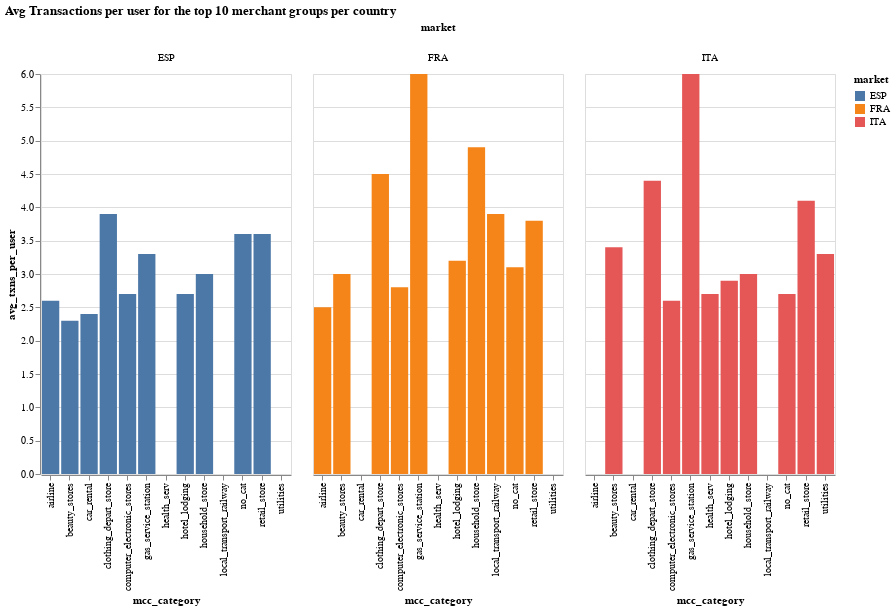

The notebook cell this image was saved under:
### Markdown cell above
After identifying the top 10 merchant groups in each country based on the volume of transactions, we will look into these on the user/ transaction level:
 - As for the average number of transactions per user for the top 10 groups, the gas service station group is the highest one in France  and Italy, with an average of 6 transactions for both of them, and clothing department store leads in Spain (with 3.9 transactions per user).
 - In regards to the average volume per transaction, airline is on top for France (with 178€ per transaction), hotel lodging leads in Italy (with 152€ on average), and car rental has the highest average in Spain (173€).

### Code cell
af.column_multi(
    mcc_cat_top10_df,
    "market:N",
    "mcc_category:N",
    "avg_txns_per_user:Q",
    "market:N",
    250,
    400,
    "x",
).properties(
    title="Avg Transactions per user for the top 10 merchant groups per country"
)

### Figure 1 — Vega-Lite specification as saved in the notebook (floating-point values rounded to 4 significant figures)
{"config": {"view": {"continuousWidth": 400, "continuousHeight": 300}}, "data": {"name": "data-2e4af57509a6ee7ec1fdbe221481dfbe"}, "mark": "bar", "encoding": {"color": {"type": "nominal", "field": "market"}, "column": {"type": "nominal", "field": "market"}, "tooltip": {"type": "quantitative", "field": "avg_txns_per_user"}, "x": {"type": "nominal", "field": "mcc_category", "sort": "x"}, "y": {"type": "quantitative", "field": "avg_txns_per_user"}}, "height": 400, "title": "Avg Transactions per user for the top 10 merchant groups per country", "width": 250, "$schema": "https://vega.github.io/schema/vega-lite/v4.8.1.json", "datasets": {"data-2e4af57509a6ee7ec1fdbe221481dfbe": [{"market": "ITA", "mcc_category": "clothing_depart_store", "total_txn_volume_m€": 36880000.0, "avg_volume_per_user": 497.1, "avg_txns_per_user": 4.4, "avg_volume_per_txn": 112.0}, {"market": "ITA", "mcc_category": "retail_store", "total_txn_volume_m€": 28010000.0, "avg_volume_per_user": 459.1, "avg_txns_per_user": 4.1, "avg_volume_per_txn": 113.0}, {"market": "ITA", "mcc_category": "gas_service_station", "total_txn_volume_m€": 23000000.0, "avg_volume_per_user": 570.0, "avg_txns_per_user": 6.0, "avg_volume_per_txn": 94.0}, {"market": "ITA", "mcc_category": "hotel_lodging", "total_txn_volume_m€": 13970000.0, "avg_volume_per_user": 441.2, "avg_txns_per_user": 2.9, "avg_volume_per_txn": 152.0}, {"market": "ITA", "mcc_category": "utilities", "total_txn_volume_m€": 13390000.0, "avg_volume_per_user": 484.0, "avg_txns_per_user": 3.3, "avg_volume_per_txn": 146.0}, {"market": "ITA", "mcc_category": "household_store", "total_txn_volume_m€": 13340000.0, "avg_volume_per_user": 394.5, "avg_txns_per_user": 3.0, "avg_volume_per_txn": 132.0}, {"market": "ITA", "mcc_category": "no_cat", "total_txn_volume_m€": 12170000.0, "avg_volume_per_user": 353.8, "avg_txns_per_user": 2.7, "avg_volume_per_txn": 132.0}, {"market": "ITA", "mcc_category": "computer_electronic_stores", "total_txn_volume_m€": 6681000.0, "avg_volume_per_user": 391.3, "avg_txns_per_user": 2.6, "avg_volume_per_txn": 149.0}, {"market": "ITA", "mcc_category": "health_serv", "total_txn_volume_m€": 6407000.0, "avg_volume_per_user": 337.4, "avg_txns_per_user": 2.7, "avg_volume_per_txn": 123.0}, {"market": "ITA", "mcc_category": "beauty_stores", "total_txn_volume_m€": 5163000.0, "avg_volume_per_user": 321.6, "avg_txns_per_user": 3.4, "avg_volume_per_txn": 95.0}, {"market": "FRA", "mcc_category": "household_store", "total_txn_volume_m€": 46060000.0, "avg_volume_per_user": 565.4, "avg_txns_per_user": 4.9, "avg_volume_per_txn": 115.0}, {"market": "FRA", "mcc_category": "gas_service_station", "total_txn_volume_m€": 44630000.0, "avg_volume_per_user": 676.6, "avg_txns_per_user": 6.0, "avg_volume_per_txn": 113.0}, {"market": "FRA", "mcc_category": "clothing_depart_store", "total_txn_volume_m€": 43670000.0, "avg_volume_per_user": 541.5, "avg_txns_per_user": 4.5, "avg_volume_per_txn": 121.0}, {"market": "FRA", "mcc_category": "retail_store", "total_txn_volume_m€": 25770000.0, "avg_volume_per_user": 437.6, "avg_txns_per_user": 3.8, "avg_volume_per_txn": 117.0}, {"market": "FRA", "mcc_category": "no_cat", "total_txn_volume_m€": 24060000.0, "avg_volume_per_user": 434.3, "avg_txns_per_user": 3.1, "avg_volume_per_txn": 139.0}, {"market": "FRA", "mcc_category": "hotel_lodging", "total_txn_volume_m€": 19780000.0, "avg_volume_per_user": 493.2, "avg_txns_per_user": 3.2, "avg_volume_per_txn": 154.0}, {"market": "FRA", "mcc_category": "computer_electronic_stores", "total_txn_volume_m€": 12230000.0, "avg_volume_per_user": 416.4, "avg_txns_per_user": 2.8, "avg_volume_per_txn": 147.0}, {"market": "FRA", "mcc_category": "local_transport_railway", "total_txn_volume_m€": 8788000.0, "avg_volume_per_user": 394.1, "avg_txns_per_user": 3.9, "avg_volume_per_txn": 101.0}, {"market": "FRA", "mcc_category": "airline", "total_txn_volume_m€": 6262000.0, "avg_volume_per_user": 442.7, "avg_txns_per_user": 2.5, "avg_volume_per_txn": 178.0}, {"market": "FRA", "mcc_category": "beauty_stores", "total_txn_volume_m€": 6141000.0, "avg_volume_per_user": 304.5, "avg_txns_per_user": 3.0, "avg_volume_per_txn": 100.0}, {"market": "ESP", "mcc_category": "no_cat", "total_txn_volume_m€": 15890000.0, "avg_volume_per_user": 385.3, "avg_txns_per_user": 3.6, "avg_volume_per_txn": 107.0}, {"market": "ESP", "mcc_category": "clothing_depart_store", "total_txn_volume_m€": 10700000.0, "avg_volume_per_user": 428.2, "avg_txns_per_user": 3.9, "avg_volume_per_txn": 110.0}, {"market": "ESP", "mcc_category": "household_store", "total_txn_volume_m€": 8882000.0, "avg_volume_per_user": 378.3, "avg_txns_per_user": 3.0, "avg_volume_per_txn": 126.0}, {"market": "ESP", "mcc_category": "retail_store", "total_txn_volume_m€": 8577000.0, "avg_volume_per_user": 402.2, "avg_txns_per_user": 3.6, "avg_volume_per_txn": 112.0}, {"market": "ESP", "mcc_category": "hotel_lodging", "total_txn_volume_m€": 6437000.0, "avg_volume_per_user": 428.2, "avg_txns_per_user": 2.7, "avg_volume_per_txn": 156.0}, {"market": "ESP", "mcc_category": "computer_electronic_stores", "total_txn_volume_m€": 3059000.0, "avg_volume_per_user": 382.3, "avg_txns_per_user": 2.7, "avg_volume_per_txn": 142.0}, {"market": "ESP", "mcc_category": "airline", "total_txn_volume_m€": 2532000.0, "avg_volume_per_user": 380.8, "avg_txns_per_user": 2.6, "avg_volume_per_txn": 146.0}, {"market": "ESP", "mcc_category": "gas_service_station", "total_txn_volume_m€": 1625000.0, "avg_volume_per_user": 281.8, "avg_txns_per_user": 3.3, "avg_volume_per_txn": 86.0}, {"market": "ESP", "mcc_category": "beauty_stores", "total_txn_volume_m€": 1615000.0, "avg_volume_per_user": 224.4, "avg_txns_per_user": 2.3, "avg_volume_per_txn": 97.0}, {"market": "ESP", "mcc_category": "car_rental", "total_txn_volume_m€": 1613000.0, "avg_volume_per_user": 415.3, "avg_txns_per_user": 2.4, "avg_volume_per_txn": 173.0}]}}
